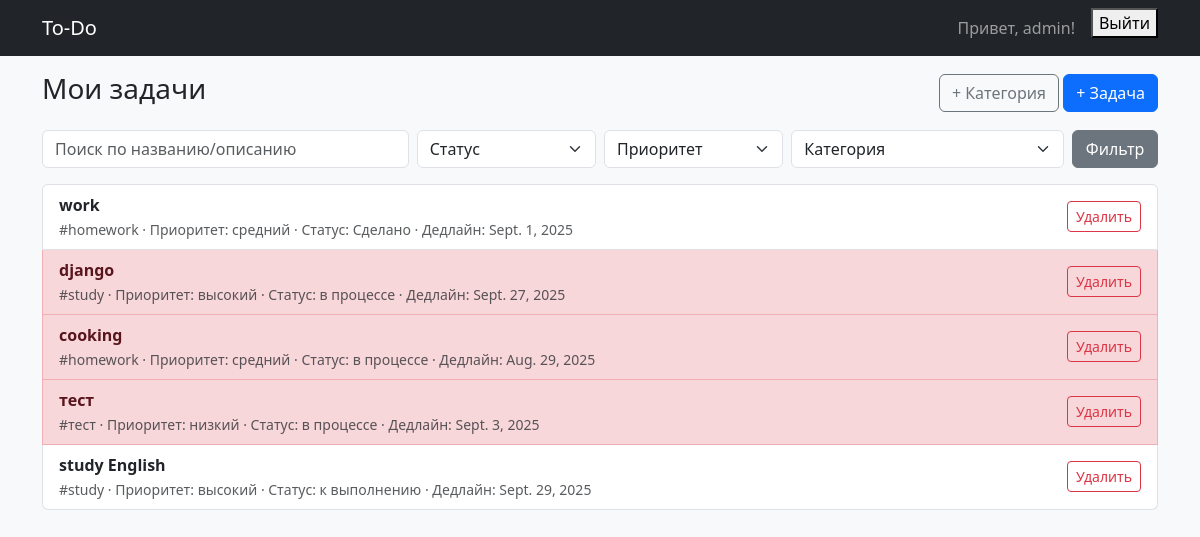
The app's page / (signed in), older data.
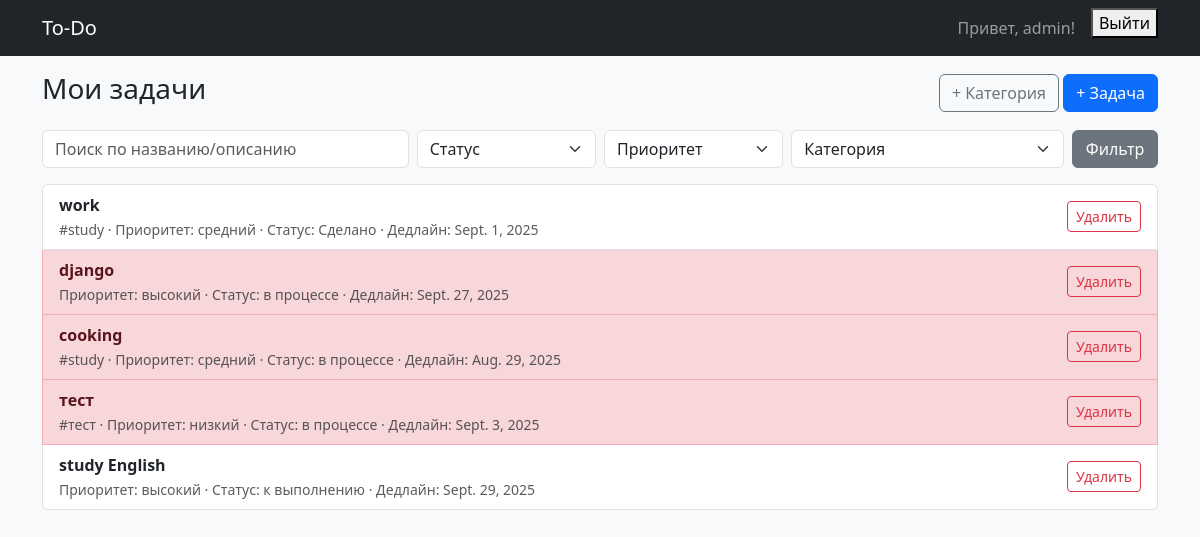
The same page, newer data.
### task/models.py (models this page shows, shortened)
class Task(models.Model):
    class Status(models.TextChoices):
        TODO = 'todo', 'к выполнению'
        IN_PROGRESS = 'in_progress', 'в процессе'
        DONE = 'done', 'Сделано'
    class Priority(models.IntegerChoices):
        LOW = 1, 'низкий'
        MEDIUM = 2, 'средний'
        HIGH = 3, 'высокий'
    title = models.CharField(max_length=200)
    owner = models.ForeignKey(
        settings.AUTH_USER_MODEL,
        on_delete=models.CASCADE,
        related_name='tasks'
    )
    description = models.TextField(blank=True)
    category = models.ForeignKey(
        Category, null=True, blank=True,
        on_delete=models.SET_NULL, related_name='tasks'
    )
    status = models.CharField(max_length=20, choices=Status.choices,
                              default=Status.TODO
                              )
    priority = models.IntegerField(choices=Priority.choices,
                                   default=Priority.MEDIUM)
    date = models.DateField(null=True, blank=True)
    create_at = models.DateTimeField(auto_now_add=True)
    update_at = models.DateTimeField(auto_now=True)
    class Meta:
        ordering = ['status', '-priority', 'date', '-create_at']
    @property
    def is_overdue(self):
        return (
            self.date and self.status != self.Status.DONE
            and self.date < timezone.localdate()
        )

class Category(models.Model):
    name = models.CharField(max_length=50)
    owner = models.ForeignKey(
        settings.AUTH_USER_MODEL,
        on_delete=models.CASCADE,
        related_name='categories'
    )
    class Meta:
        unique_together = ('owner', 'name')
        ordering = ['name']

### task/views.py (the view)
# urls.py: path('', TaskListView.as_view(), name='task_list'),
class TaskListView(LoginRequiredMixin, ListView):
    model = Task
    template_name = 'task/task_list.html'
    context_object_name = 'tasks'
    paginate_by = 10
    def get_queryset(self):
        qs = Task.objects.filter(owner=self.request.user).select_related('category')
        q = self.request.GET.get('q')
        status = self.request.GET.get('status')
        category = self.request.GET.get('category')
        priority = self.request.GET.get('priority')
        if q:
            qs = qs.filter(Q(title__icontains=q) | Q(description__icontains=q))
        if status:
            qs = qs.filter(status=status)
        if category:
            qs = qs.filter(category_id=category)
        if priority:
            qs = qs.filter(priority=priority)
        return qs

### task/templates/task/task_list.html (shortened to what this page needs)
{% extends 'base.html' %}
{% block content %}
<div class="d-flex justify-content-between align-items-center mb-3">
  <h1 class="h3">Мои задачи</h1>
  <div>
    <a href="{% url 'task:category_create' %}" class="btn btn-outline-secondary">+ Категория</a>
    <a href="{% url 'task:task_create' %}" class="btn btn-primary">+ Задача</a>
  </div>
</div>
<form method="get" class="row gy-2 gx-2 mb-3">
  <div class="col-sm-4">
    <input name="q" value="{{ request.GET.q }}" class="form-control" placeholder="Поиск по названию/описанию">
  </div>
  <div class="col-sm-2">
    <select name="status" class="form-select">
      <option value="">Статус</option>
    </select>
  </div>
  <div class="col-sm-2">
    <select name="priority" class="form-select">
      <option value="">Приоритет</option>
    </select>
  </div>
  <div class="col-sm-3">
    <select name="category" class="form-select">
      <option value="">Категория</option>
    </select>
  </div>
  <div class="col-sm-1">
    <button class="btn btn-secondary w-100">Фильтр</button>
  </div>
</form>
{% if tasks %}
  <div class="list-group">
    {% for t in tasks %}
      <a href="{% url 'task:task_edit' t.pk %}" class="list-group-item list-group-item-action d-flex justify-content-between align-items-center {% if t.is_overdue %}list-group-item-danger{% endif %}">
        <div>
          <div class="fw-semibold">{{ t.title }}</div>
          <small class="text-muted">
            {% if t.category %}#{{ t.category.name }} · {% endif %}
            Приоритет: {{ t.get_priority_display }} · Статус: {{ t.get_status_display }}
            {% if t.date %} · Дедлайн: {{ t.date }}{% endif %}
          </small>
        </div>
        <form method="post" action="{% url 'task:task_delete' t.pk %}" onsubmit="return confirm('Удалить задачу?');">
          <button class="btn btn-sm btn-outline-danger">Удалить</button>
        </form>
      </a>
    {% endfor %}
  </div>
{% else %}
  <div class="alert alert-info">Пока нет задач. Создайте первую!</div>
{% endif %}
{% endblock %}

Row changes from the older to the newer data that the page shows:
changed through a linked row, Task "work": category.name "homework" → "study"
changed Task "django": category.name "study" → (not shown)
changed through a linked row, Task "cooking": category.name "homework" → "study"
changed Task "study English": category.name "study" → (not shown)
